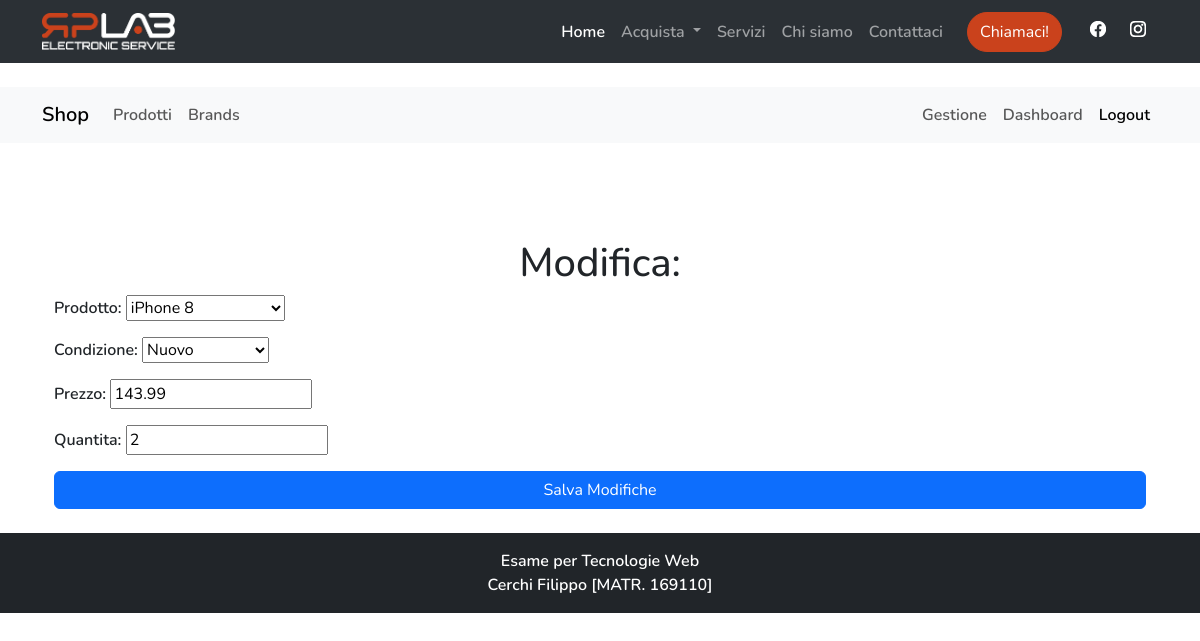
Before: /shop/updatedettaglio/4771 (signed in) with the older database file.
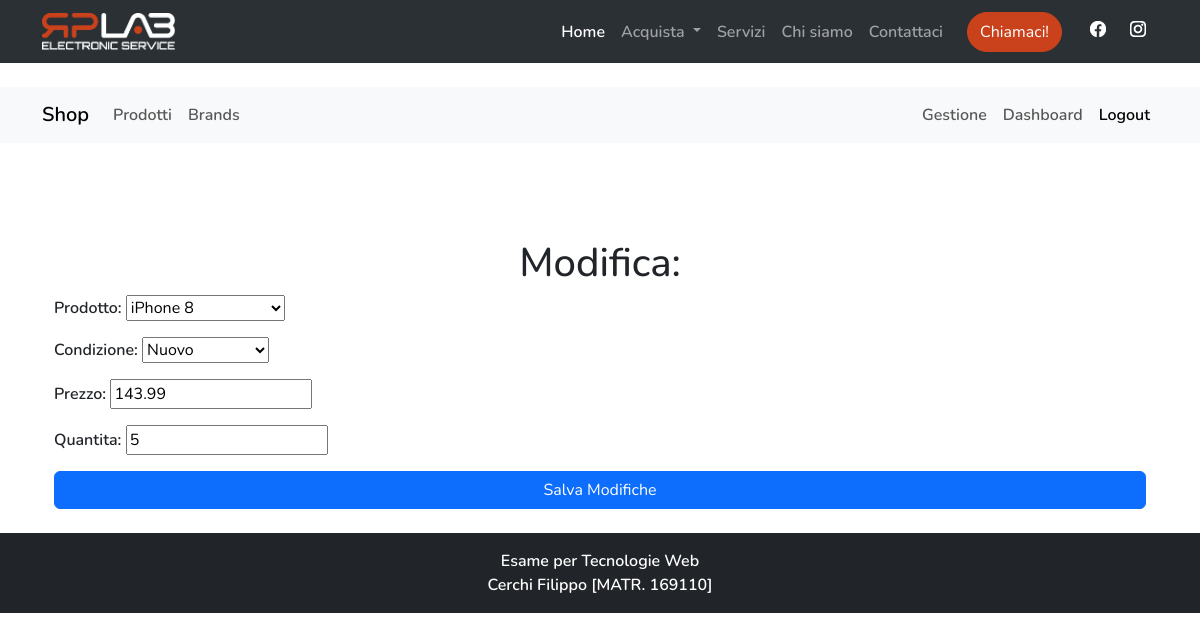
After: the same page with the newer database file.
### shop/models.py (models this page shows, shortened)
class Dettagli(models.Model):
    prodotto = models.ForeignKey(Prodotto, on_delete=models.CASCADE, related_name='prodotto')
    condizione = models.CharField(max_length=15, choices=Condizione.choices)
    prezzo = models.DecimalField(max_digits=10, decimal_places=2)
    quantita = models.PositiveIntegerField(default=0)
    class Meta:
        unique_together = ('prodotto', 'condizione')
        verbose_name_plural = "Dettagli Prodotto"

### shop/crud_views/update.py (the view)
# urls.py: path('updatedettaglio/<int:pk>', views.DettaglioUpdateView.as_view(), name="selected_dettaglio_update"),
class DettaglioUpdateView(UpdateView):
    model = Dettagli
    fields = ['prodotto', 'condizione', 'prezzo', 'quantita']  # I campi che vuoi permettere di modificare
    template_name = 'shop/CRUD/update.html'
    context_object_name = 'model'
    success_url = reverse_lazy('shop:gestione')  # Dove reindirizzare dopo il salvataggio

### shop/models.py (called while the page is built)
    def __str__(self):
        return self.nome

### shop/templates/shop/CRUD/update.html (shortened to what this page needs)
{% extends 'shop/base_shop.html' %}
{% block content %}
    {% if user.is_staff or user.is_superuser %}
        <div class="container mt-5">
            <h1 class="text-center">Modifica: {{ model.nome }}</h1>
            <form method="post">
                {{ form.as_p }}
                <button type="submit" class="btn btn-primary w-100">Salva Modifiche</button>
            </form>
        </div>
    {% endif %}
{% endblock %}

Changed rows visible on the page:
changed Dettagli "iPhone 8": quantita "2" → "5"
